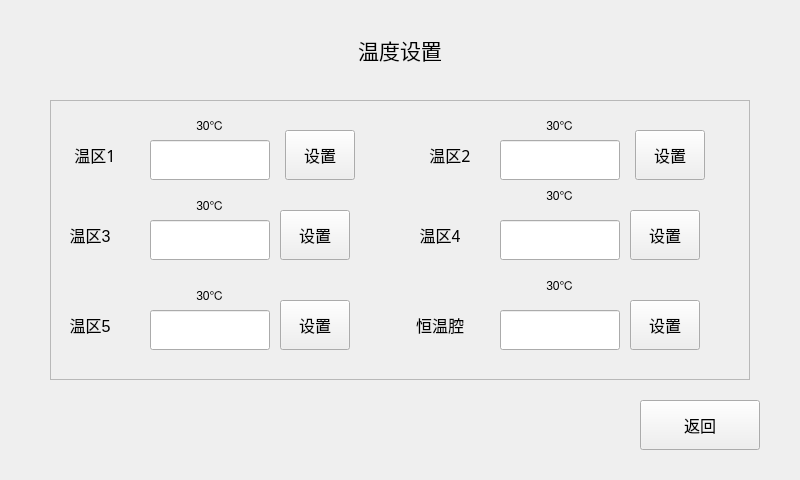
<?xml version="1.0" encoding="UTF-8"?>
<ui version="4.0">
 <class>TempSet</class>
 <widget class="QWidget" name="TempSet">
  <property name="geometry">
   <rect>
    <x>0</x>
    <y>0</y>
    <width>800</width>
    <height>480</height>
   </rect>
  </property>
  <property name="windowTitle">
   <string>Form</string>
  </property>
  <widget class="QFrame" name="frame">
   <property name="geometry">
    <rect>
     <x>50</x>
     <y>100</y>
     <width>700</width>
     <height>280</height>
    </rect>
   </property>
   <property name="frameShape">
    <enum>QFrame::StyledPanel</enum>
   </property>
   <property name="frameShadow">
    <enum>QFrame::Raised</enum>
   </property>
   <widget class="QLineEdit" name="le_Ch1">
    <property name="geometry">
     <rect>
      <x>100</x>
      <y>40</y>
      <width>120</width>
      <height>40</height>
     </rect>
    </property>
   </widget>
   <widget class="QLineEdit" name="le_Ch2">
    <property name="geometry">
     <rect>
      <x>450</x>
      <y>40</y>
      <width>120</width>
      <height>40</height>
     </rect>
    </property>
   </widget>
   <widget class="QLineEdit" name="le_Ch3">
    <property name="geometry">
     <rect>
      <x>100</x>
      <y>120</y>
      <width>120</width>
      <height>40</height>
     </rect>
    </property>
   </widget>
   <widget class="QLineEdit" name="le_Ch4">
    <property name="geometry">
     <rect>
      <x>450</x>
      <y>120</y>
      <width>120</width>
      <height>40</height>
     </rect>
    </property>
   </widget>
   <widget class="QLabel" name="lb_Ch1">
    <property name="geometry">
     <rect>
      <x>5</x>
      <y>40</y>
      <width>80</width>
      <height>30</height>
     </rect>
    </property>
    <property name="font">
     <font>
      <family>Agency FB</family>
      <pointsize>12</pointsize>
     </font>
    </property>
    <property name="text">
     <string>温区1</string>
    </property>
    <property name="alignment">
     <set>Qt::AlignCenter</set>
    </property>
   </widget>
   <widget class="QLabel" name="lb_Ch2">
    <property name="geometry">
     <rect>
      <x>360</x>
      <y>40</y>
      <width>80</width>
      <height>30</height>
     </rect>
    </property>
    <property name="font">
     <font>
      <family>Agency FB</family>
      <pointsize>12</pointsize>
     </font>
    </property>
    <property name="text">
     <string>温区2</string>
    </property>
    <property name="alignment">
     <set>Qt::AlignCenter</set>
    </property>
   </widget>
   <widget class="QLabel" name="lb_Ch3">
    <property name="geometry">
     <rect>
      <x>0</x>
      <y>120</y>
      <width>80</width>
      <height>30</height>
     </rect>
    </property>
    <property name="font">
     <font>
      <pointsize>12</pointsize>
     </font>
    </property>
    <property name="text">
     <string>温区3</string>
    </property>
    <property name="alignment">
     <set>Qt::AlignCenter</set>
    </property>
   </widget>
   <widget class="QLabel" name="lb_Ch4">
    <property name="geometry">
     <rect>
      <x>350</x>
      <y>120</y>
      <width>80</width>
      <height>30</height>
     </rect>
    </property>
    <property name="font">
     <font>
      <pointsize>12</pointsize>
     </font>
    </property>
    <property name="text">
     <string>温区4</string>
    </property>
    <property name="alignment">
     <set>Qt::AlignCenter</set>
    </property>
   </widget>
   <widget class="QPushButton" name="pb_Ch1">
    <property name="geometry">
     <rect>
      <x>235</x>
      <y>30</y>
      <width>70</width>
      <height>50</height>
     </rect>
    </property>
    <property name="font">
     <font>
      <pointsize>12</pointsize>
     </font>
    </property>
    <property name="text">
     <string>设置</string>
    </property>
   </widget>
   <widget class="QPushButton" name="pb_Ch2">
    <property name="geometry">
     <rect>
      <x>585</x>
      <y>30</y>
      <width>70</width>
      <height>50</height>
     </rect>
    </property>
    <property name="font">
     <font>
      <pointsize>12</pointsize>
     </font>
    </property>
    <property name="text">
     <string>设置</string>
    </property>
   </widget>
   <widget class="QPushButton" name="pb_Ch3">
    <property name="geometry">
     <rect>
      <x>230</x>
      <y>110</y>
      <width>70</width>
      <height>50</height>
     </rect>
    </property>
    <property name="font">
     <font>
      <pointsize>12</pointsize>
     </font>
    </property>
    <property name="text">
     <string>设置</string>
    </property>
   </widget>
   <widget class="QPushButton" name="pb_Ch4">
    <property name="geometry">
     <rect>
      <x>580</x>
      <y>110</y>
      <width>70</width>
      <height>50</height>
     </rect>
    </property>
    <property name="font">
     <font>
      <pointsize>12</pointsize>
     </font>
    </property>
    <property name="text">
     <string>设置</string>
    </property>
   </widget>
   <widget class="QPushButton" name="pb_Ch5">
    <property name="geometry">
     <rect>
      <x>230</x>
      <y>200</y>
      <width>70</width>
      <height>50</height>
     </rect>
    </property>
    <property name="font">
     <font>
      <pointsize>12</pointsize>
     </font>
    </property>
    <property name="text">
     <string>设置</string>
    </property>
   </widget>
   <widget class="QLabel" name="lb_Ch5">
    <property name="geometry">
     <rect>
      <x>0</x>
      <y>210</y>
      <width>80</width>
      <height>30</height>
     </rect>
    </property>
    <property name="font">
     <font>
      <pointsize>12</pointsize>
     </font>
    </property>
    <property name="text">
     <string>温区5</string>
    </property>
    <property name="alignment">
     <set>Qt::AlignCenter</set>
    </property>
   </widget>
   <widget class="QLineEdit" name="le_Ch5">
    <property name="geometry">
     <rect>
      <x>100</x>
      <y>210</y>
      <width>120</width>
      <height>40</height>
     </rect>
    </property>
   </widget>
   <widget class="QLabel" name="lb_Nor">
    <property name="geometry">
     <rect>
      <x>350</x>
      <y>210</y>
      <width>80</width>
      <height>30</height>
     </rect>
    </property>
    <property name="font">
     <font>
      <pointsize>12</pointsize>
     </font>
    </property>
    <property name="text">
     <string>恒温腔</string>
    </property>
    <property name="alignment">
     <set>Qt::AlignCenter</set>
    </property>
   </widget>
   <widget class="QLabel" name="lb_temp_1">
    <property name="geometry">
     <rect>
      <x>100</x>
      <y>10</y>
      <width>120</width>
      <height>30</height>
     </rect>
    </property>
    <property name="text">
     <string>30℃</string>
    </property>
    <property name="alignment">
     <set>Qt::AlignCenter</set>
    </property>
   </widget>
   <widget class="QLabel" name="lb_temp_2">
    <property name="geometry">
     <rect>
      <x>450</x>
      <y>10</y>
      <width>120</width>
      <height>30</height>
     </rect>
    </property>
    <property name="text">
     <string>30℃</string>
    </property>
    <property name="alignment">
     <set>Qt::AlignCenter</set>
    </property>
   </widget>
   <widget class="QLabel" name="lb_temp_3">
    <property name="geometry">
     <rect>
      <x>100</x>
      <y>90</y>
      <width>120</width>
      <height>30</height>
     </rect>
    </property>
    <property name="text">
     <string>30℃</string>
    </property>
    <property name="alignment">
     <set>Qt::AlignCenter</set>
    </property>
   </widget>
   <widget class="QLabel" name="lb_temp_4">
    <property name="geometry">
     <rect>
      <x>450</x>
      <y>80</y>
      <width>120</width>
      <height>30</height>
     </rect>
    </property>
    <property name="text">
     <string>30℃</string>
    </property>
    <property name="alignment">
     <set>Qt::AlignCenter</set>
    </property>
   </widget>
   <widget class="QLabel" name="lb_temp_5">
    <property name="geometry">
     <rect>
      <x>100</x>
      <y>180</y>
      <width>120</width>
      <height>30</height>
     </rect>
    </property>
    <property name="text">
     <string>30℃</string>
    </property>
    <property name="alignment">
     <set>Qt::AlignCenter</set>
    </property>
   </widget>
   <widget class="QLabel" name="lb_temp_nor">
    <property name="geometry">
     <rect>
      <x>450</x>
      <y>170</y>
      <width>120</width>
      <height>30</height>
     </rect>
    </property>
    <property name="text">
     <string>30℃</string>
    </property>
    <property name="alignment">
     <set>Qt::AlignCenter</set>
    </property>
   </widget>
   <widget class="QLineEdit" name="le_Ch6">
    <property name="geometry">
     <rect>
      <x>450</x>
      <y>210</y>
      <width>120</width>
      <height>40</height>
     </rect>
    </property>
   </widget>
   <widget class="QPushButton" name="pb_Ch6">
    <property name="geometry">
     <rect>
      <x>580</x>
      <y>200</y>
      <width>70</width>
      <height>50</height>
     </rect>
    </property>
    <property name="font">
     <font>
      <pointsize>12</pointsize>
     </font>
    </property>
    <property name="text">
     <string>设置</string>
    </property>
   </widget>
  </widget>
  <widget class="QPushButton" name="pb_exit">
   <property name="geometry">
    <rect>
     <x>640</x>
     <y>400</y>
     <width>120</width>
     <height>50</height>
    </rect>
   </property>
   <property name="font">
    <font>
     <pointsize>12</pointsize>
    </font>
   </property>
   <property name="text">
    <string>返回</string>
   </property>
  </widget>
  <widget class="QLabel" name="lb_Title">
   <property name="geometry">
    <rect>
     <x>300</x>
     <y>30</y>
     <width>200</width>
     <height>40</height>
    </rect>
   </property>
   <property name="font">
    <font>
     <pointsize>16</pointsize>
    </font>
   </property>
   <property name="text">
    <string>温度设置</string>
   </property>
   <property name="alignment">
    <set>Qt::AlignCenter</set>
   </property>
  </widget>
 </widget>
 <resources/>
 <connections/>
</ui>
